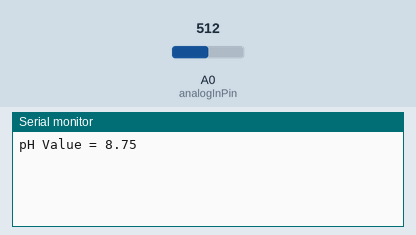
Simulated run of this sketch. Board: Arduino Uno, built with avr-gcc and run on an emulated ATmega328P. Shown: the last lines printed to the serial monitor. The test bench sets the inputs (shaded band); at power-on: A0 (analogInPin) = 512.

Above: at 1.2 s.
1.3 s: A0 (analogInPin) set to 716
At 2.6 s:
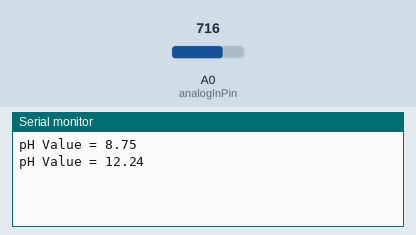
2.8 s: A0 (analogInPin) set to 900
At 5.1 s:
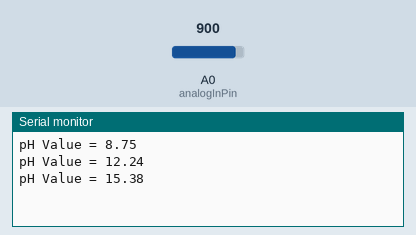
Timing chart, 0 to 6.6 s (numbered marks = the images above; inputs shaded):
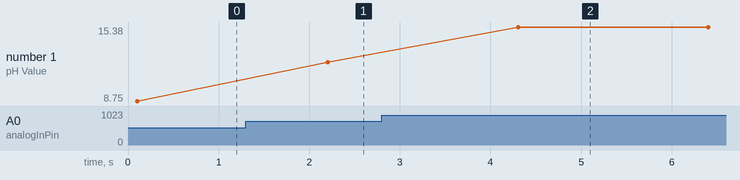

The sketch:

pH.ino
```cpp
int analogInPin = A0;
int buf[10],avgValue,temp;


void setup()
{
  Serial.begin(9600);
}
void loop()
{
  for(int i=0;i<10;i++)

 {
  buf[i]=analogRead(analogInPin);// Take 10 readings
  delay(10);
 }
 for(int i=0;i<9;i++)
 {
  for(int j=i+1;j<10;j++)
  {
   if(buf[i]>buf[j])//sorting the values
   {
    temp=buf[i];
    buf[i]=buf[j];
    buf[j]=temp;
   }
  }
 }
 avgValue=0;
 for(int i=2;i<8;i++)
 avgValue+=buf[i];//calculate avg
 float pHVol=(float)(avgValue*5.0/1024)/6; //Convert avg to Voltage
 float phValue = 3.5 * pHVol; //Convert voltage to pH
 Serial.print("pH Value = ");
 Serial.println(phValue);
 delay(2000);
}
```

Measured:
- after the input at 1.3 s, the serial monitor: prints a new line after 0.90 s (image 1)
- after the input at 2.8 s, the serial monitor: prints a new line after 1.5 s (image 2)
- plotted number 1: 8.75 → 12.24 after the input at 1.3 s, 12.24 → 15.38 after the input at 2.8 s
